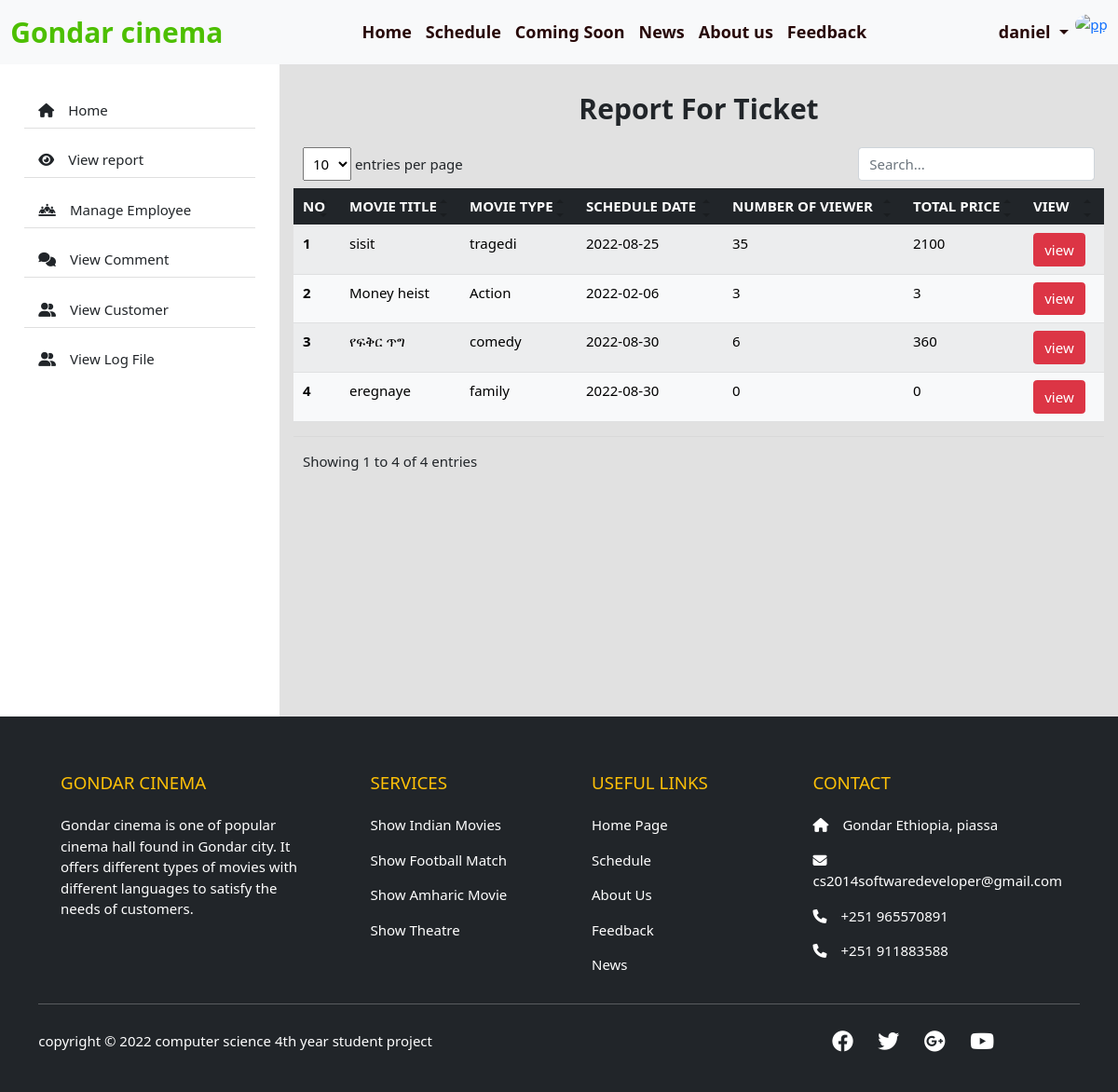
The page /pages/movie_report.php (signed in) on the database its author committed.
### tables this page shows
CREATE TABLE `schedule` (
  `Schedule_id` int(11) NOT NULL,
  `Movie_id` int(11) NOT NULL,
  `Date` date NOT NULL,
  `Time` time NOT NULL,
  `Price` int(11) NOT NULL,
  `No_of_seat` int(11) NOT NULL,
  `Available_seat` int(11) NOT NULL
);

CREATE TABLE `movies` (
  `Movie_id` int(11) NOT NULL,
  `Movie_title` varchar(250) NOT NULL,
  `Movie_type` varchar(100) NOT NULL,
  `Movie_length` time NOT NULL,
  `Actors` text NOT NULL,
  `Movie_posture` varchar(200) NOT NULL,
  `Description` text NOT NULL,
  `Is_scheduled` tinyint(1) NOT NULL,
  `Trailer` varchar(300) NOT NULL
);

### pages/movie_report.php (the view, shortened to what this page needs)
<!DOCTYPE html>
<html lang="en">
<head>
    <link rel="stylesheet" href="../style/bootstrap-5.0.2-dist/css/bootstrap.css" />
</head>
<body>
    <?php
    include 'header_check.php';
    ?>
    <div class="p-3" id="no-more-tables">
        <h1 class="m-3 text-center" style="font-weight: bold; font-size:30px;">Report For Ticket</h1>
        <table class="table table-striped" id="datatablesSimple">
            <thead class="table-dark">
                <th scope="col">NO</th>
                <th scope="col">MOVIE TITLE</th>
                <th scope="col">MOVIE TYPE</th>
                <th scope="col">SCHEDULE DATE</th>
                <th scope="col">NUMBER OF VIEWER</th>
                <th scope="col">TOTAL PRICE</th>
                <th scope="col">VIEW</th>
            </thead>
            <tbody class="table-light">
                <?php
                    $schedule_movies=  mysqli_query($connection,"SELECT * FROM schedule");
                    $num=0;
                    if(mysqli_num_rows($schedule_movies)>0){
                        while ($schedule_data=  mysqli_fetch_assoc($schedule_movies)){
                            $num++;
                            $schedule_id=$schedule_data['Schedule_id'];
                            $movie_id=$schedule_data['Movie_id'];
                            $date=$schedule_data['Date'];
                            $unit_price=$schedule_data['Price'];
                            $find_movie=  mysqli_query($connection,"SELECT * FROM movies WHERE Movie_id='$movie_id'");
                            if(mysqli_num_rows($find_movie)>0){
                                $movie_data=  mysqli_fetch_assoc($find_movie);
                                $movie_title=$movie_data['Movie_title'];
                                $movie_type=$movie_data['Movie_type'];
                                $find_ticket=  mysqli_query($connection,"SELECT * FROM ticket WHERE Schedule_id='$schedule_id'");
                                $count_ticket=mysqli_num_rows($find_ticket);
                                $total_price=$count_ticket*$unit_price;
                                ?>
                <tr>
                    <th data-title="NO"><?php echo $num; ?></th>
                    <td data-title="Movie title"><?php echo $movie_title; ?></td>
                    <td data-title="Movie type"><?php echo $movie_type; ?></td>
                    <td data-title="Date"><?php echo $date; ?></td>
                    <td data-title="No of ticket"><?php echo $count_ticket; ?></td>
                    <td data-title="Price"><?php echo $total_price; ?></td>
                    <td data-title="detail">
                        <form action="customer_report.php" method="POST" style="display: inline">
                            <input type="submit" value="view" name="view" class="btn btn-danger" />
                        </form>
                    </td>
                </tr>
                <?php
              }else{
                  echo "<h1 class='text-warning'> Movie information does not found</h1>";
                }
        }
    }
    else{
        echo "<h1 class='text-warning'> There is no scheduled movie</h1>";
    }
    ?>
            </tbody>
        </table>
    </div>
    <?php include 'footer.php';?>
</body>
</html>

### pages/header_check.php (shortened to what this page needs)
<?php
        if (isset( $_SESSION['username']) && $_SESSION['is_log']){
           include 'after_login.php';
        }else{
           include 'before_login.php';
        }
?>

### pages/after_login.php (shortened to what this page needs)
<!DOCTYPE html>
<html lang="en">
<head>
    <link rel="stylesheet" href="../style/bootstrap-5.0.2-dist/css/bootstrap.css">
    <link rel="stylesheet" href="../style/fontawesome-free-6.1.1-web/css/all.css" />
    <link rel="stylesheet" href="../style/beforeLogin.css" />
    <link rel="stylesheet" href="../style/table.css" />
    <link href="../style/table_filter.css" rel="stylesheet" type="text/css">
</head>
<body>
    <header class="header">
        <nav class="navbar navbar-expand-lg bg-light">
            <div class="container-fluid">
                <a class="navbar-brand" onclick="myFunction()" href="#">Gondar cinema</a>
                <div class="nav-act collapse navbar-collapse justify-content-between" id="navbarSupportedContent">
                    <ul class="navbar-nav m-auto mb-2 mb-lg-0 top-nav">
                        <li class="nav-item nav-act">
                            <a class="nav-link" id="home" href="index.php">Home</a>
                        </li>
                        <li class="nav-item  nav-act">
                            <a class="nav-link" id="schedule" href="schedule.php" target="main">Schedule</a>
                        </li>
                        <li class="nav-item nav-act">
                            <a class="nav-link" id="comingSoon" href="coming_soon.php" target="#main">Coming Soon</a>
                        </li>
                        <li class="nav-item nav-act">
                            <a class="nav-link" id="news" href="news.php" target="#main">News</a>
                        </li>
                        <li class="nav-item nav-act">
                            <a class="nav-link" id="about" href="about_us.php" target="#main">About us</a>
                        </li>
                        <li class="nav-item nav-act">
                            <a class="nav-link" id="contact" href="feedback.php" target="#main">Feedback</a>
                        </li>
                    </ul>
                    <ul class="navbar-nav ml-auto">
                        <li class="nav-item dropdown">
                            <a class="nav-link dropdown-toggle" href="#" id="navbarDropdown" role="button"
                                data-bs-toggle="dropdown" aria-expanded="false">
                                <?php
                 echo $_SESSION['username'];
                  ?>
                            </a>
                        </li>
                        <li class="nav-item">
                            <a href="edit_profile.php">
                                <img src="../img/profile/<?php echo $_SESSION['profile_pic']; ?>" class="rounded-circle"
                                    width="50px" height="50px" alt="pp" />
                            </a>
                        </li>
                    </ul>
                </div>
            </div>
        </nav>
    </header>
    <div class="container-fluid">
        <div class="row">
            <div class="col-lg-3 py-auto d-lg-block sidebar bg-white" id="sidebarMenu">
                <?php
            if($_SESSION['account_type']=='admin'){
                include 'admin_navbar.php';
            }elseif ($_SESSION['account_type']=='customer') {
                include 'customer_navbar.php';
            }
            ?>
            </div>
            <div class="col-lg-9 p-0" style="min-height:700px;">
</body>
</html>

### pages/admin_navbar.php (shortened to what this page needs)
<!DOCTYPE html>
<html lang="en">
<head>
    <link rel="stylesheet" href="../style/bootstrap-5.0.2-dist/css/bootstrap.css" />
    <link rel="stylesheet" href="../style/fontawesome-free-6.1.1-web/css/all.css" />
    <link rel="stylesheet" href="../style/beforeLogin.css" />
</head>
<body>
    <div class="position-sticky">
        <div class="nav-act list-group list-group-flush mx-3 mt-4" id="list-group">
            <a href="admin_home.php" class="list-group-item list-group-item-action py-2 my-2 ripple ">
                <i class="fa-solid fa-house me-3"></i><span>Home</span>
            </a>
            <a href="movie_report.php" class="list-group-item list-group-item-action py-2 my-2 ripple"
                aria-current="true">
                <i class="fas fa-eye me-3"></i><span>View report</span>
            </a>
            <a href="manage_employee.php" class="list-group-item list-group-item-action py-2 my-2 ripple">
                <i class="fa-solid fa-people-line me-3"></i><span>Manage Employee</span>
            </a>
            <a href="view_comment.php" class="list-group-item list-group-item-action py-2 my-2 ripple">
                <i class="fa-solid fa-comments me-3"></i><span>View Comment</span>
            </a>
            <a href="view_customer.php" class="list-group-item list-group-item-action py-2 my-2 ripple">
                <i class="fa-solid fa-user-group me-3"></i><span>View Customer</span>
            </a>
            <a href="view_log_file.php" class="list-group-item list-group-item-action py-2 my-2 ripple">
                <i class="fa-solid fa-user-group me-3"></i><span>View Log File</span>
            </a>
        </div>
    </div>
</body>
</html>

### pages/footer.php (shortened to what this page needs)
<footer class="bg-dark text-white pt-5 pb-4">
    <div class="container text-md-left">
        <div class="row text-md-left">
            <div class="col-md-3 col-lg-3 col-xl-3 mx-auto mt-3">
                <h5 class="text-uppercase mb-4 font-weight-bold text-warning">Gondar Cinema</h5>
                <p>Gondar cinema is one of popular cinema hall found in Gondar city. It offers different types of
                    movies with different languages to satisfy the needs of customers.</p>
            </div>
            <div class="col-md-2 col-lg-2 col-xl-2 mx-auto mt-3">
                <h5 class="text-uppercase mb-4 font-weight-bold text-warning">Services</h5>
                <p>Show Indian Movies</p>
                <p>Show Football Match</p>
                <p>Show Amharic Movie</p>
                <p>Show Theatre</p>
            </div>
            <div class="col-md-3 col-lg-2 col-xl-2 mx-auto mt-3">
                <h5 class="text-uppercase mb-4 font-weight-bold text-warning">Useful Links</h5>
                <p><a href="index.php" class="text-white" style="text-decoration: none;">Home Page</a></p>
                <p><a href="schedule.php" class="text-white" style="text-decoration: none;">Schedule</a></p>
                <p><a href="about_us.php" class="text-white" style="text-decoration: none;">About Us</a></p>
                <p><a href="feedback.php" class="text-white" style="text-decoration: none;">Feedback</a></p>
                <p><a href="news.php" class="text-white" style="text-decoration: none;">News</a></p>
            </div>
            <div class="col-md-4 col-lg-3 col-xl-3 mx-auto mt-3">
                <h5 class="text-uppercase mb-4 font-weight-bold text-warning">Contact</h5>
                <p>
                    <i class="fas fa-home me-3"></i>Gondar Ethiopia, piassa
                </p>
                <p>
                    <i class="fas fa-envelope me-3"></i>cs2014softwaredeveloper@gmail.com
                </p>
                <p>
                    <i class="fas fa-phone me-3"></i>+251 965570891
                </p>
                <p>
                    <i class="fas fa-phone me-3"></i>+251 911883588
                </p>
            </div>
        </div>
        <hr class="mb-4">
        <div class="row align-items-center">
            <div class="col-md-7 col-lg-8">
                <p>
                    copyright &copy; 2022 computer science 4th year student project
                </p>
            </div>
            <div class="col-md-5 col-lg-4">
                <div class="text-center text-md-right">
                    <ul class="list-unstyled list-inline">
                        <li class="list-inline-item">
                            <a href="facebook.com" class="btn-floating btn-sm text-white" style="font-size:23px;"><i
                                    class="fab fa-facebook"></i></a>
                        </li>
                        <li class="list-inline-item">
                            <a href="Twitter.com" class="btn-floating btn-sm text-white" style="font-size:23px;"><i
                                    class="fab fa-twitter"></i></a>
                        </li>
                        <li class="list-inline-item">
                            <a href="telegram.com" class="btn-floating btn-sm text-white" style="font-size:23px;"><i
                                    class="fab fa-google-plus"></i></a>
                        </li>
                        <li class="list-inline-item">
                            <a href="youtube.com" class="btn-floating btn-sm text-white" style="font-size:23px;"><i
                                    class="fab fa-youtube"></i></a>
                        </li>
                    </ul>
                </div>
            </div>
        </div>
    </div>
</footer>

### style/beforeLogin.css (style rules this page uses)
html, body { font-size: 15px; line-height: 1.5; box-sizing: border-box; margin: 0; top: 0; left: 0; background-color: #e1e1e1; display: block; }
.nav-link { text-decoration: none; color: rgb(39, 8, 8); font-weight: bolder; font-size: larger; }
.navbar-brand { color: #4dbf00; font-size: 30px; font-weight: bolder; }
ul { list-style-type: none; }
.navbar { background-color: #fff; }

### style/table_filter.css (style rules this page uses)
.dataTable-table { max-width: 100%; width: 100%; border-spacing: 0; border-collapse: separate; }
.dataTable-table > tbody > tr > td, .dataTable-table > tbody > tr > th, .dataTable-table > tfoot > tr > td, .dataTable-table > tfoot > tr > th, .dataTable-table > thead > tr > td, .dataTable-table > thead > tr > th { vertical-align: top; padding: 8px 10px; }
.dataTable-table > thead > tr > th { vertical-align: bottom; text-align: left; border-bottom: 1px solid #d9d9d9; }
.dataTable-table th { vertical-align: bottom; text-align: left; }

### rows shown on the page
schedule: Movie.Movie_title "sisit", Movie.Movie_type "tragedi", Date "2022-08-25", count_ticket "35", Price "2100"
schedule: Movie.Movie_title "Money heist", Movie.Movie_type "Action", Date "2022-02-06", count_ticket "3", Price "3"
schedule: Movie.Movie_title "የፍቅር ጥግ", Movie.Movie_type "comedy", Date "2022-08-30", count_ticket "6", Price "360"
schedule: Movie.Movie_title "eregnaye", Movie.Movie_type "family", Date "2022-08-30", count_ticket "0", Price "0"

### other values the page prints
$_SESSION['username'] "daniel"
